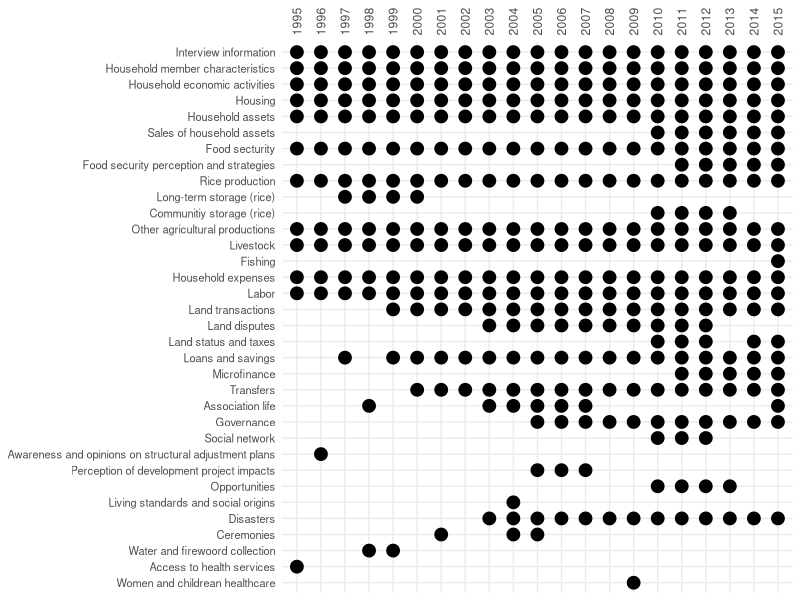

This chart was generated by the following R code:
# Load required libraries
library(ggplot2)
library(tidyverse)

# Load the CSV file
data <- read_csv("graph_modules/modules_en.csv") %>%
  rename(Module = ...1)

# Convert the data to long format
data_long <- data %>%
  pivot_longer(cols = starts_with("19") | starts_with("20"), names_to = "Year", values_to = "Present")

# Convert 'Present' to logical for easier filtering and ordering
data_long <- data_long %>%
  mutate(Present = as.logical(Present))

# Create the lollipop chart
plot <- ggplot(data_long %>% filter(Present), aes(x = Year, y = factor(Module, levels = rev(data$Module)))) +
  geom_segment(aes(xend = Year, yend = Module), size = 1) +
  geom_point(size = 4, color = "black") +
  theme_minimal() +
  labs(title = NULL, x = NULL, y = NULL) +
  theme(axis.text.y = element_text(size = 8), 
        legend.position = "none",
        plot.title = element_blank(),
        plot.subtitle = element_blank(),
        axis.text.x = element_text(angle = 90, hjust = 1),
        axis.title.x = element_blank(),
        axis.title.y = element_blank(),
        axis.text.x.top = element_text(angle = 90, vjust = 0.5, hjust = 0)) +
  scale_x_discrete(position = "top")

ggsave(filename = "chart.png", 
       plot = plot,
       path = "graph_modules",
       width = 540, height = 550, units = "px", dpi = 300)
